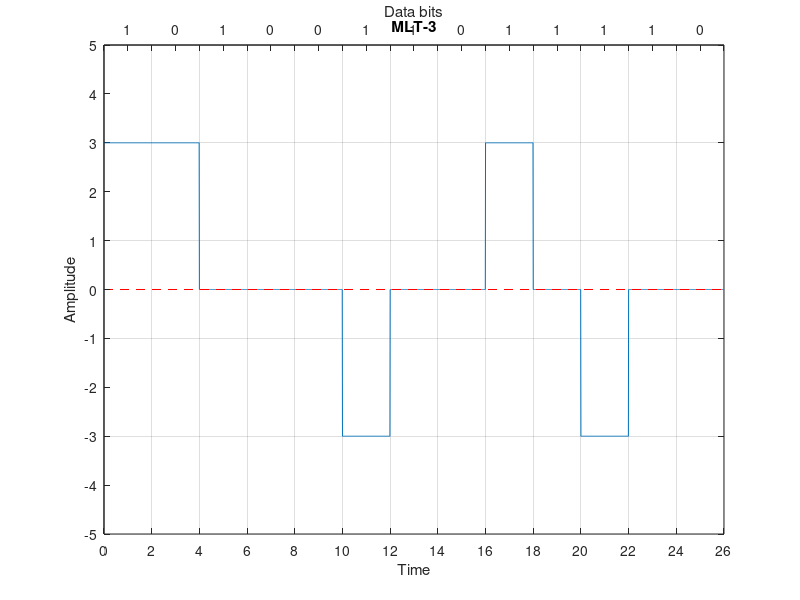

This figure's MATLAB source:
clear all;
close all;
clc;

bits = [1 0 1 0 0 1 1 0 1 1 1 1 0];
bit_duration = 2;

fs = 100;
Total_time = length(bits) * bit_duration;   # time needed to send whole data
t = 0: 1/fs: Total_time-(1/fs);

# sender end
prv_one_non_nutral_state = -3;
prv_state = 0;
for i = 1 : length(bits)
  if bits(i) == 0
    mlt3(((i-1) * bit_duration * fs) + 1 : i * bit_duration * fs) = ones(1, (fs * bit_duration)).*prv_state;
  else
    if prv_state == 0
      prv_one_non_nutral_state = -prv_one_non_nutral_state;
      prv_state = prv_one_non_nutral_state;
      mlt3(((i-1) * bit_duration * fs) + 1 : i * bit_duration * fs) = ones(1,(fs * bit_duration)) .* prv_one_non_nutral_state;
    else
      prv_state = 0;
      mlt3(((i-1) * bit_duration * fs) + 1 : i * bit_duration * fs) = zeros(1,(fs * bit_duration));
    endif
  endif
endfor

# ploting
plot(t, mlt3);
xticks([0: bit_duration: Total_time]);
yticks([-5: 2: 5]);
ylim([-5, 5]);
xlim([0, Total_time]);
grid on;
title("MLT-3");
xlabel("Time");
ylabel("Amplitude");
line ([0, Total_time], [0 0], "linestyle", "--", "color", "r");

% Top axis
ax1=gca;
ax2 = axes('Position', get(ax1, 'Position'), 'Color', 'none');
set(ax2, 'XAxisLocation', 'top');
set(ax2, 'XLim', get(ax1, 'XLim'));
set(ax2, 'YLim', get(ax1, 'YLim'));
set(ax2, 'XTick', [bit_duration/2: bit_duration: Total_time]);
set(ax2, 'XTickLabel', bits);
set(ax2, 'XLabel', 'Data bits');


# receiver end
prv_state = 0;
for i = 1 : length(mlt3)/(bit_duration * fs)
  if mlt3(((i-1) * bit_duration * fs) + 1 : i * bit_duration * fs) == ones(1, (fs * bit_duration)).*prv_state
    rcv_data(i) = 0;
  else
    if mlt3(i * bit_duration * fs) == -3
      prv_state = -3;
    elseif mlt3(i * bit_duration * fs) == 3
      prv_state = 3;
    else
      prv_state = 0;
    endif
    rcv_data(i) = 1;
  endif
endfor

disp(rcv_data);
